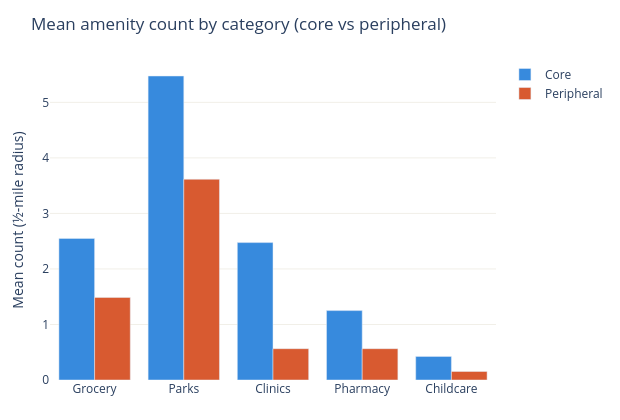

Notebook code for this chart:
### Code cell
# ── 4d: Amenity category breakdown — grouped bar ─────────────────────────────
cats   = ["grocery", "park", "clinic", "pharmacy", "childcare"]
labels = ["Grocery", "Parks", "Clinics", "Pharmacy", "Childcare"]
colors_bar = ["#378ADD", "#1D9E75", "#D85A30", "#7F77DD", "#EF9F27"]

core_means = [core[c].mean() for c in cats]
peri_means = [peri[c].mean() for c in cats]

fig_bar = go.Figure([
    go.Bar(name="Core",       x=labels, y=core_means, marker_color=COLORS["core"]),
    go.Bar(name="Peripheral", x=labels, y=peri_means, marker_color=COLORS["peripheral"]),
])
fig_bar.update_layout(
    barmode="group",
    title="Mean amenity count by category (core vs peripheral)",
    yaxis_title="Mean count (½-mile radius)",
    height=420, width=620,
    paper_bgcolor="white", plot_bgcolor="white",
    yaxis=dict(gridcolor="#F1EFE8"),
    margin=dict(l=50, r=20, t=60, b=40),
)
fig_bar.show()

### Figure 1 — Plotly figure (JSON) as saved in the notebook; plotly's stock layout.template omitted (floating-point values rounded to 4 significant figures)
{"data": [{"marker": {"color": "#378ADD"}, "name": "Core", "type": "bar", "x": ["Grocery", "Parks", "Clinics", "Pharmacy", "Childcare"], "y": [2.55, 5.475, 2.475, 1.25, 0.425]}, {"marker": {"color": "#D85A30"}, "name": "Peripheral", "type": "bar", "x": ["Grocery", "Parks", "Clinics", "Pharmacy", "Childcare"], "y": [1.487, 3.615, 0.5641, 0.5641, 0.1538]}], "layout": {"barmode": "group", "height": 420, "margin": {"b": 40, "l": 50, "r": 20, "t": 60}, "paper_bgcolor": "white", "plot_bgcolor": "white", "title": {"text": "Mean amenity count by category (core vs peripheral)"}, "width": 620, "yaxis": {"gridcolor": "#F1EFE8", "title": {"text": "Mean count (½-mile radius)"}}}}
